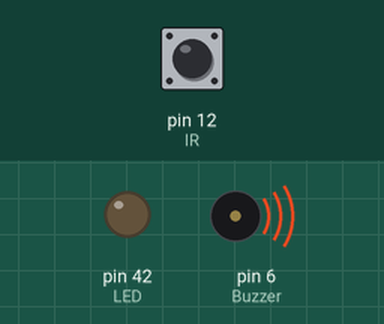
This sketch was run on a simulated Arduino Mega 2560, built with avr-gcc and run on an emulated ATmega2560. Shown: output pins drawn as LEDs (lit = HIGH), buzzer (waves = sounding, pin HIGH). The test bench sets the inputs (shaded band); at power-on: pin 12 (IR) LOW. What the sketch prints to the serial monitor is not drawn.

Above: at 1.2 s.
1.3 s: pin 12 (IR) driven HIGH
At 1.7 s:
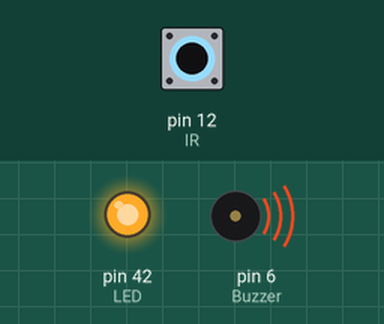
2.8 s: pin 12 (IR) driven LOW
5.8 s: pin 12 (IR) pulsed HIGH 2 times (0.12 s each, 0.3 s apart)
7.9 s: pin 12 (IR) pulsed HIGH 5 times (0.12 s each, 0.3 s apart)
Timing chart, 0 to 10.9 s (numbered marks = the images above; inputs shaded):
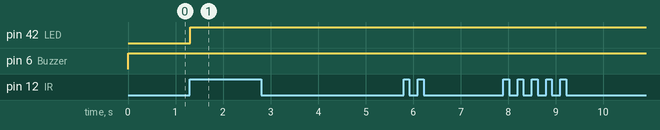

The sketch:

Ultrasonic_with_IR.ino
```cpp
#include <Ultrasonic.h>

int IR = 12;
int LED = 42;
int Buzzer = 6;
int V;
void setup() {
  // put your setup code here, to run once:
  pinMode(IR, INPUT);
  pinMode(LED, OUTPUT);
  pinMode(Buzzer, OUTPUT);
  Serial.begin(9600);

}

void loop() {
  // put your main code here, to run repeatedly:
  int V = digitalRead(IR);

if(V==HIGH)
{
  digitalWrite(LED, HIGH);
 // digitalWrite(Buzzer, HIGH);
  Serial.print("object is detected");

}
else
{

  //digitalWrite(LED, LOW);
  digitalWrite(Buzzer, HIGH);
  Serial.println("Object is not detected");
}


}
```

Measured:
- after the input at 1.3 s, pin 42 (LED): LOW → HIGH at once
- after the input at 2.8 s, every drawn part: stays the same
- after the input at 5.8 s, every drawn part: stays the same
- after the input at 7.9 s, every drawn part: stays the same
